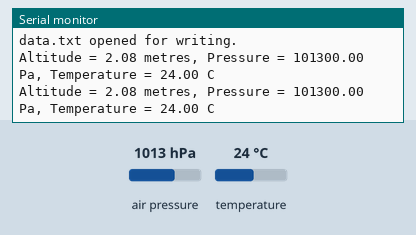
Recording of a sketch running on a simulated Arduino Uno, built with avr-gcc and run on an emulated ATmega328P. Shown: the last lines printed to the serial monitor. Inputs (shaded band) come from the test bench; at power-on: air pressure 1013 hPa, temperature 24 °C. Storage starts empty.

Above: at 1.2 s.
1.3 s: air pressure set to 952 hPa
At 2.6 s:
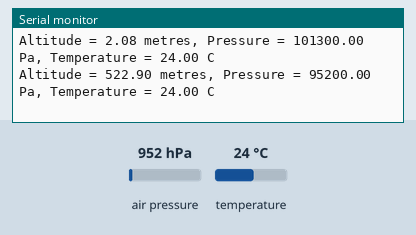
2.8 s: temperature set to 12 °C
At 3.9 s:
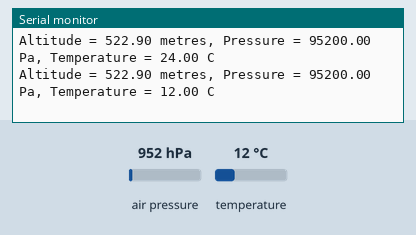
4.3 s: air pressure set to 975 hPa
At 5.9 s:
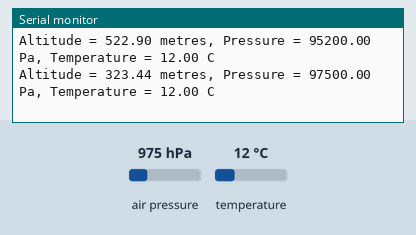
Timing chart, 0 to 7.4 s (numbered marks = the images above; inputs shaded):
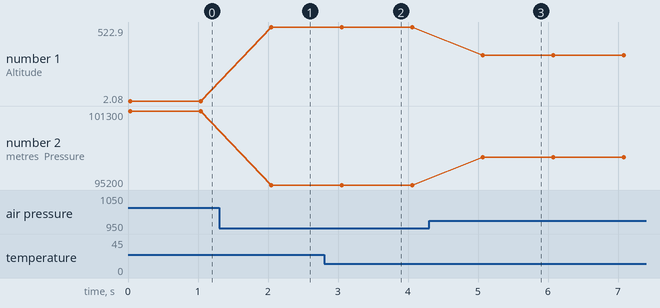

The sketch:

BMP388.ino
```cpp
#include <Wire.h>
#include <Adafruit_BMP3XX.h>
#include <SD.h>

Adafruit_BMP3XX bmp; // create BMP388 object
File dataFile;       // create file object for writing data

void setup()
{
    Serial.begin(115200);

    if (!SD.begin())
    {
        Serial.println("SD card initialization failed!");
        return;
    }
    Serial.println("SD card initialization done.");

    if (!bmp.begin())
    {
        Serial.println("Could not find a valid BMP388 sensor, check wiring!");
        while (1)
            ;
    }
    Serial.println("BMP388 sensor initialization done.");

    dataFile = SD.open("data.txt", FILE_WRITE); // open file for writing
    if (!dataFile)
    {
        Serial.println("Error opening data.txt for writing.");
        return;
    }
    Serial.println("data.txt opened for writing.");
    dataFile.println("Altitude (m),Pressure (Pa),Temperature (C)"); // write header
}

void loop()
{
    float altitude = bmp.readAltitude(1013.25); // read altitude
    float pressure = bmp.readPressure();        // read pressure
    float temperature = bmp.readTemperature();  // read temperature

    Serial.print("Altitude = ");
    Serial.print(altitude, 2);
    Serial.print(" metres, Pressure = ");
    Serial.print(pressure, 2);
    Serial.print(" Pa, Temperature = ");
    Serial.print(temperature, 2);
    Serial.println(" C");

    dataFile.print(altitude, 2);
    dataFile.print(",");
    dataFile.print(pressure, 2);
    dataFile.print(",");
    dataFile.println(temperature, 2);

    delay(1000); // wait for 1 second
}
```

Measured:
- after the input at 1.3 s, the serial monitor: prints a new line after 0.75 s (image 1)
- after the input at 2.8 s, the serial monitor: prints a new line after 0.25 s (image 2)
- after the input at 4.3 s, the serial monitor: prints a new line after 0.77 s (image 3)
- plotted number 1: 2.08 → 522.9 after the input at 1.3 s, 522.9 → 323.44 after the input at 4.3 s
- plotted number 2: 101300 → 95200 after the input at 1.3 s, 95200 → 97500 after the input at 4.3 s
